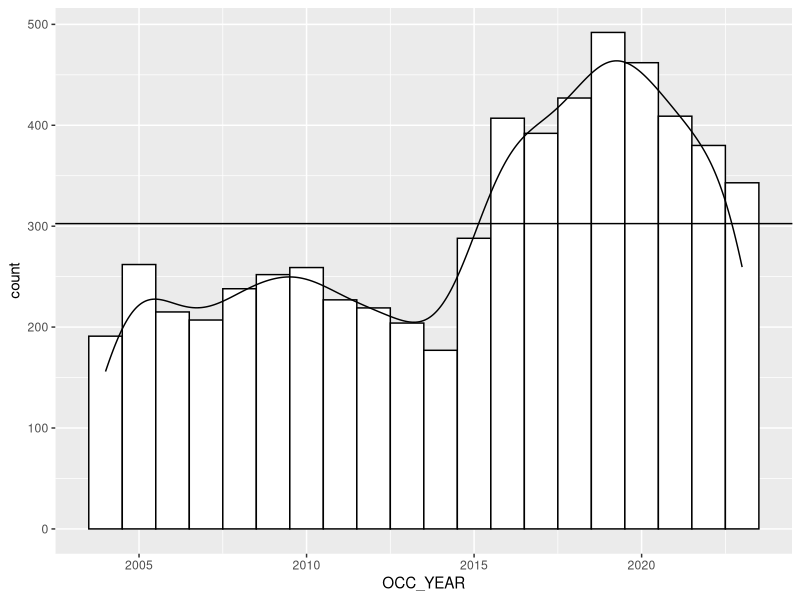

This chart was generated by the following R code:
## ---- chunk 1
#| include: false
#| warning: false
#| message: false
library(tidyverse)
library(dplyr)
library(knitr)
library(ggplot2)
library(here)
## ---- chunk 2
#| echo: false
#| warning: false
#| message: false
#| label: tbl-year-incidents
#| tbl-cap: "Number of firearm shooting incidents by year"
cleaned_data <- read_csv(here("outputs/data/cleaned_shooting_incidents.csv"))

incidents_by_year <- cleaned_data |>
  group_by(OCC_YEAR) |>
  count(name = "Incidents")
kable(incidents_by_year)
## ---- chunk 3
#| echo: false
#| warning: false
#| message: false
#| label: fig-trend
#| tbl-cap: "Visualized number of firearm shooting incidents by year"
incidents_by_year <- cleaned_data |>
  group_by(OCC_YEAR)

graph1 <- ggplot(incidents_by_year, aes(x=OCC_YEAR), binwidth=1) + 
  geom_histogram(binwidth = 1, color="black", fill="white") +
  geom_density(aes(y=..count..)) +
  geom_hline(yintercept = 302.55)
graph1
## ---- chunk 4
#| echo: false
#| warning: false
#| message: false
#| tbl-cap: "Number of firearm shooting incidents by division"
incidents_by_division <- cleaned_data |>
  group_by(DIVISION) |>
  count(name = "Incidents")
kable(incidents_by_division)
